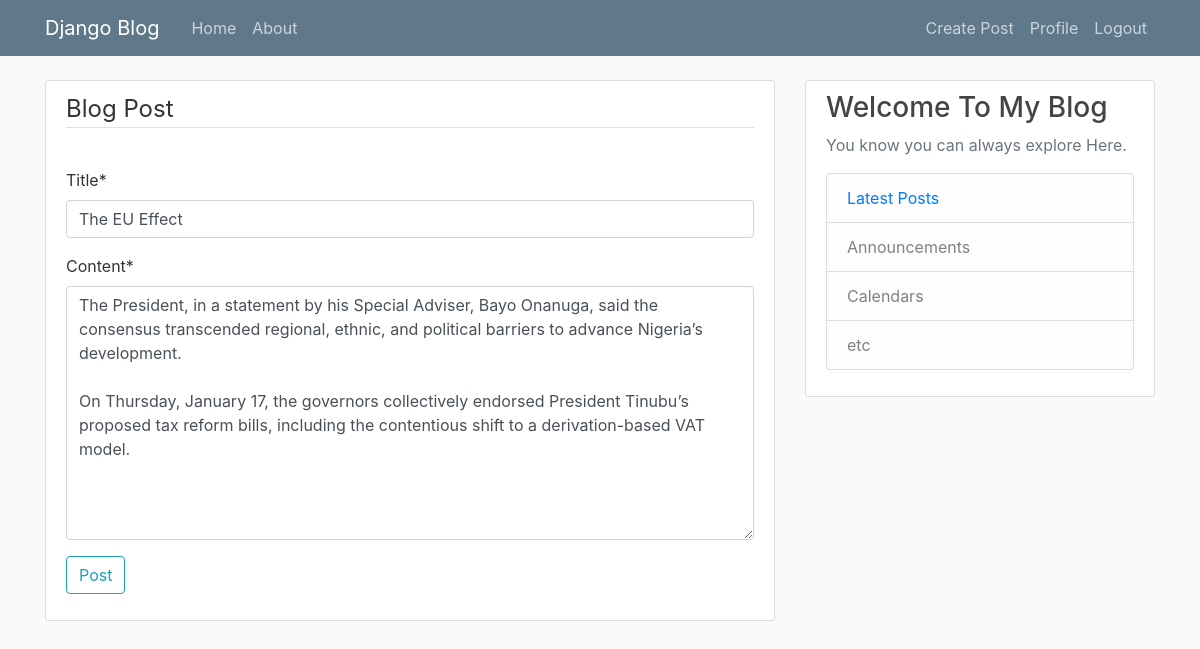
Screenshot of /post/10/update/ (signed in) with the database file from the repository.
### blog_app/models.py (models this page shows, shortened)
class Post(models.Model):
    title = models.CharField(max_length=100)
    content = models.TextField()
    date_posted = models.DateTimeField(default=timezone.now)
    author = models.ForeignKey(User, on_delete=models.CASCADE)
    class Meta:
        ordering = ['-date_posted']

### blog_app/views.py (the view, shortened to what this page needs)
# urls.py: path('post/<int:pk>/update/', PostUpdateView.as_view(), name = 'post_update'),
class PostUpdateView(LoginRequiredMixin, UserPassesTestMixin, UpdateView):
    model = Post
    fields = ['title', 'content']
    def test_func(self):
        post = self.get_object()
        if self.request.user == post.author:
            return True
        return False

### blog_app/templates/blog_app/post_form.html (shortened to what this page needs)
{% extends 'blog_app/base.html' %}
{% load crispy_forms_tags %}
{% block content %}
   <div class="content-section">
        <form method ="POST">
            <fieldset class="form-group">
                <legend class="border-bottom mb-4">Blog Post</legend>
            </fieldset>
             {{form|crispy}}
            <div class="form-group">
                <button class="btn btn-outline-info" type="submit">Post</button>
            </div>
        </form>
   </div>
{% endblock %}

### blog_app/static/blog_app/main.css (style rules this page uses)
body { background: #fafafa; color: #333333; margin-top: 5rem; }
.content-section { background: #ffffff; padding: 10px 20px; border: 1px solid #dddddd; border-radius: 3px; margin-bottom: 20px; }

### rows the page displays
Post: title "The EU Effect", content "The President, in a statement by his Special Adviser, Bayo Onanuga, said the consensus transcended regional, ethnic, and political barriers to advance Nigeria’s development. On Thursday, January 17, the governors collectively endorsed President Tinubu’s proposed tax reform bills, including the contentious shift to a derivation-based VAT model."
